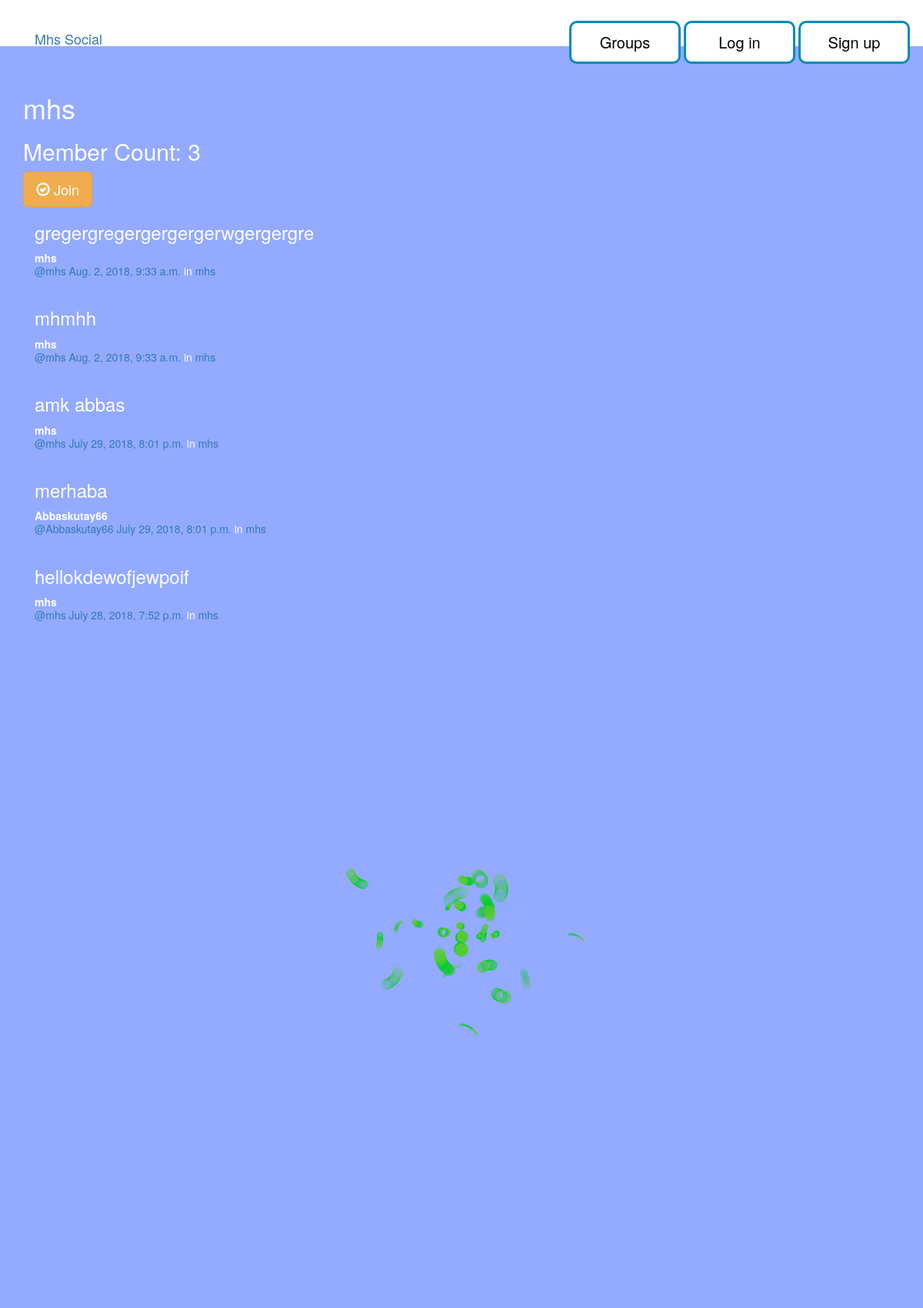
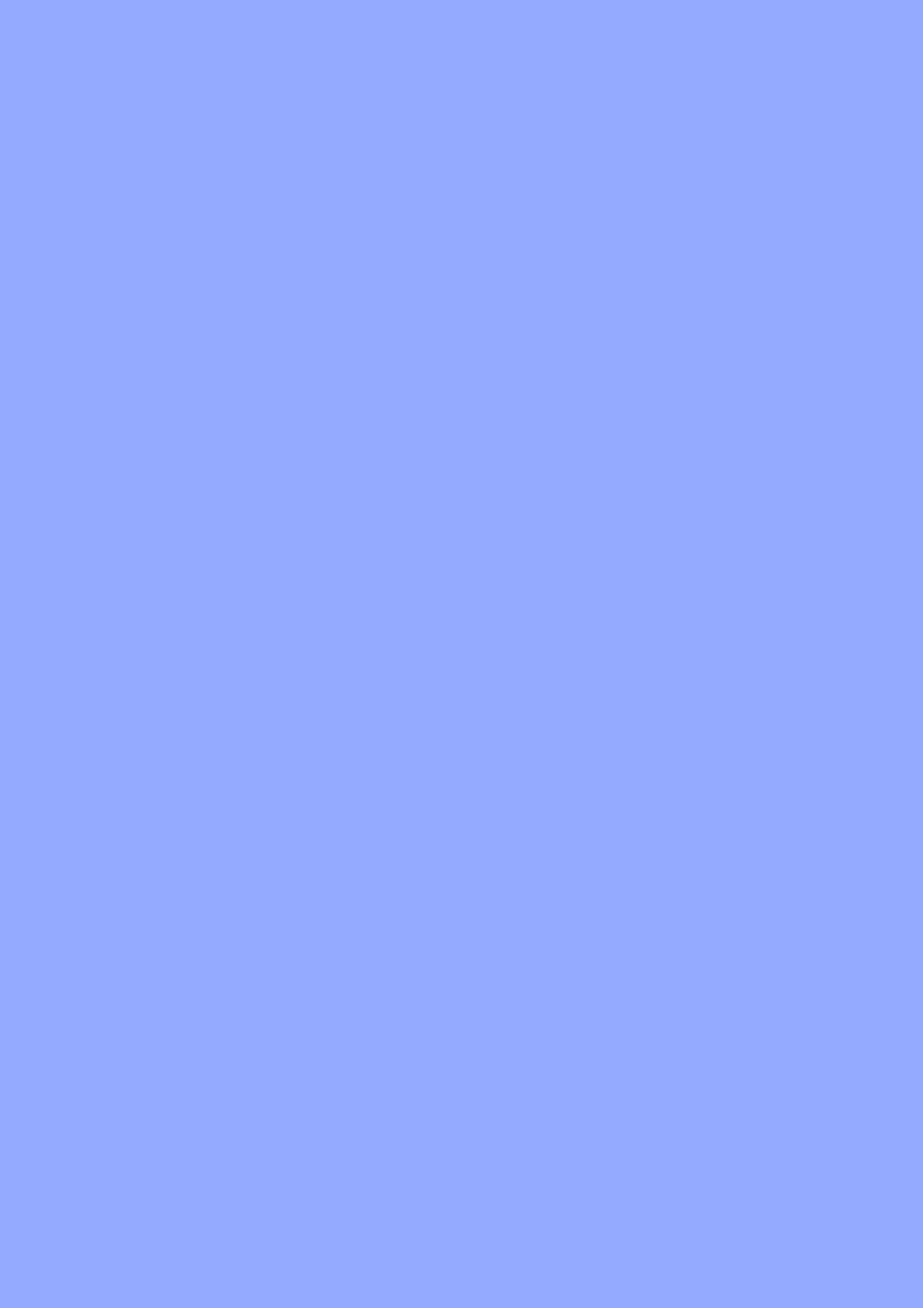
The page /groups/posts/in/mhs/ (upper part) on the database its author committed (2 pictures, top to bottom).
### groups/models.py (models this page shows, shortened)
class Group(models.Model):
    name=models.CharField(max_length=255,unique=True)
    slug=models.SlugField(allow_unicode=True,unique=True)
    description=models.TextField(blank=True,default='')
    description_html= models.TextField(editable=False,default='',blank=True)
    members=models.ManyToManyField(User,through='GroupMember')
    class Meta:
        ordering=['name'
        ]

### posts/models.py (models this page shows, shortened)
class Post(models.Model):
    user = models.ForeignKey(User, related_name="posts")
    created_at = models.DateTimeField(auto_now=True)
    message = models.TextField()
    message_html = models.TextField(editable=False)
    group = models.ForeignKey(Group, related_name="posts",null=True, blank=True)
    class Meta:
        ordering = ["-created_at"]
        unique_together = ["user", "message"]

### groups/views.py (the view)
# urls.py: url(r"^posts/in/(?P<slug>[-\w]+)/$",views.SingleGroup.as_view(),name="single"),
class SingleGroup(generic.DetailView):
    model = Group

### groups/templates/groups/group_detail.html
{% extends "groups/group_base.html" %}
{% block pregroup %}
<h1>{{group.name}}</h1>
<h2> Member Count: {{group.members.count}}</h2>
  <div class="content">
				{% if user in group.members.all %}
					<a href="{% url 'groups:leave' slug=group.slug %}" class="btn btn-lg btn-fill btn-warning"><span class="glyphicon glyphicon-remove-circle"></span> Leave</a>
				{% else %}
					<a href="{% url 'groups:join' slug=group.slug %}" class="btn btn-lg btn-fill btn-warning"><span class="glyphicon glyphicon-ok-circle"></span> Join</a>
				{% endif %}
</div>
{% endblock %}
{% block group_content %}
<div class="col-md-8">
	{% if group.posts.count == 0 %}
	<h2>No posts in this group yet!</h2>
	{% else %}
		{% for post in group.posts.all %}
			{% include "posts/_post.html" %}
		{% endfor %}
	{% endif %}
</div>
{% endblock %}

### posts/templates/posts/_post.html (shortened to what this page needs)
<div class="post media">
	<h3>{{ post.message_html|safe }}</h3>
	<div class="media-body">
		<strong>{{ post.user.username }}</strong>
		<h5 class="media-heading">
			<span class="username"><a href="{% url 'posts:for_user' username=post.user.username %}">@{{ post.user.username }}</a></span>
			<time class="time"><a href="{% url 'posts:single' username=post.user.username pk=post.pk %}">{{ post.created_at }}</a></time>
			{% if post.group %}
			<span class="group-name">in <a href="#">{{ post.group.name }}</a></span>
			{% endif %}
		</h5>
	</div>
</div>

### static/simplesocial/css/master.css (style rules this page uses)
body { margin: 0; overflow: hidden; background-color: #93aaff; color:white; }
html { overflow-y: scroll; overflow-x:hidden; }
body { position: absolute; }

### rows shown on the page
Group: name "mhs", members.count "3"
Post: message_html "gregergregergergergerwgergergre", user.username "mhs", created_at "Aug. 2, 2018, 9:33 a.m.", group.name "mhs"
Post: message_html "mhmhh", user.username "mhs", created_at "Aug. 2, 2018, 9:33 a.m.", group.name "mhs"
Post: message_html "amk abbas", user.username "mhs", created_at "July 29, 2018, 8:01 p.m.", group.name "mhs"
Post: message_html "merhaba", user.username "Abbaskutay66", created_at "July 29, 2018, 8:01 p.m.", group.name "mhs"
Post: message_html "hellokdewofjewpoif", user.username "mhs", created_at "July 28, 2018, 7:52 p.m.", group.name "mhs"
